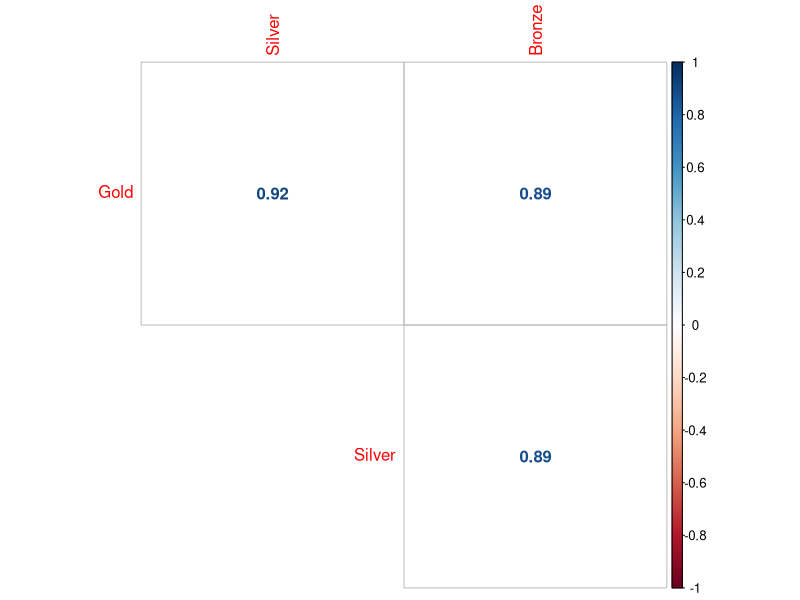
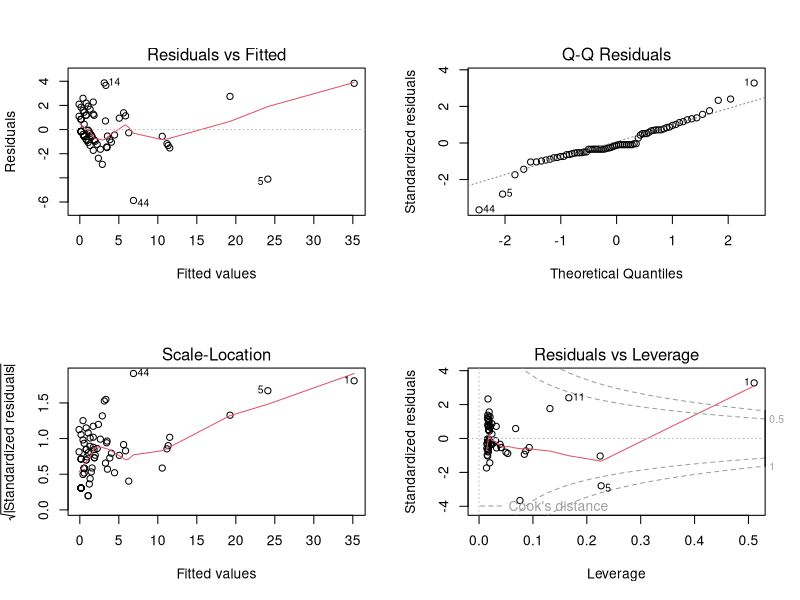
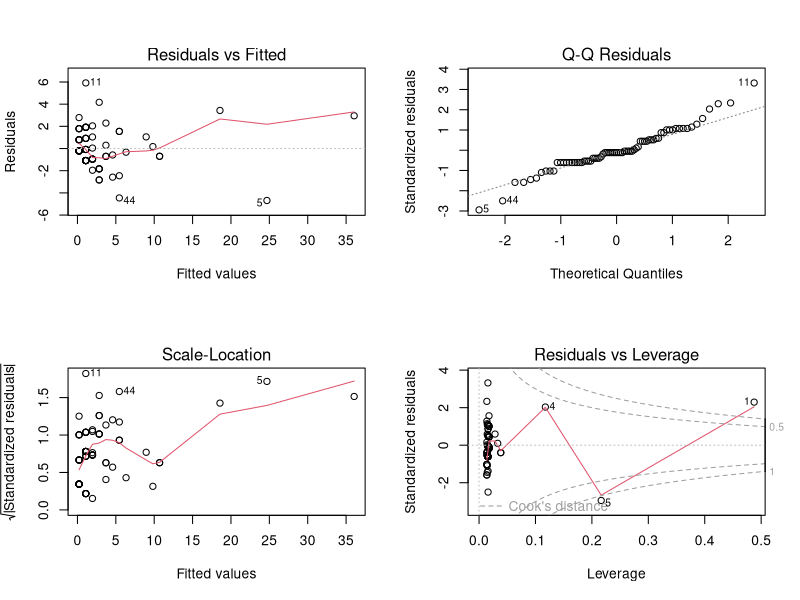
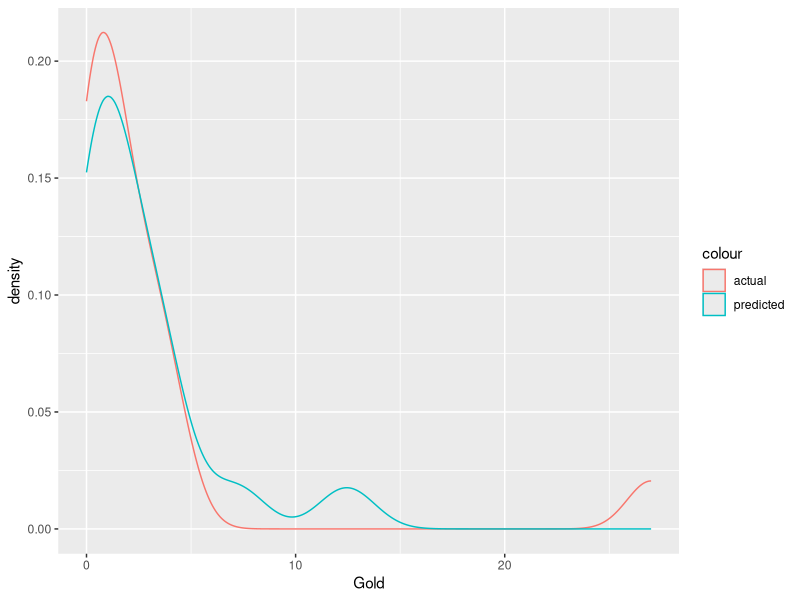
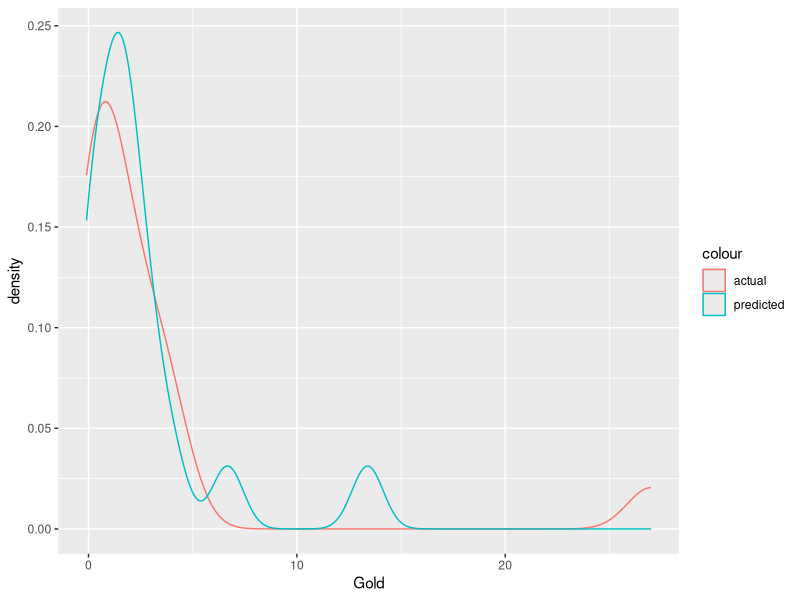

The R script that drew these images, in order:


data <- read.csv("medals.csv", stringsAsFactors = F)

str(data)

# proveravamo koje nedostajuce vrednosti ima
sum(is.na(data$Team.NOC))
sum(data$Team.NOC == "", na.rm = T)
sum(data$Team.NOC == "-", na.rm = T)
sum(data$Team.NOC == " ", na.rm = T)

# pravimo podskup
data <- subset(data, data$Team.NOC != "-")

str(data)
length(unique(data$Team.NOC))
# naziv drzave nam nije potreban za linearnu regresiju, a Silver cemo pretvoriti
# u numericku varijablu, ali prvo da pogledamo koje su nedostajuce vrednosti

data$Team.NOC <- NULL

apply(data, MARGIN = 2, FUN = function(x) sum(is.na(x)))
apply(data, MARGIN = 2, FUN = function(x) sum(x == "", na.rm = T))
apply(data, MARGIN = 2, FUN = function(x) sum(x == "-", na.rm = T))
apply(data, MARGIN = 2, FUN = function(x) sum(x == " ", na.rm = T))

# Gold je izlazna varijabla i ima dve nedostajuce vrednosti
# posto je izlazna, te dve observacije moramo da uklonimo iz dataseta
# Silver ima jedan "-", pa cemo to zameniti adekvatnijom vrednoscu

data <- data[complete.cases(data[,1]),]
# izbacili smo dve nedostajuce vrednosti iz Gold

# sredjujemo silver, gledamo da li ima normalnu raspodelu ili nema
# pa u odnosu nedostajucu vrednost menjamo srednjom vrednoscu ili medijanom
# ali prvo moramo sve te "-" da pretvorimo u NA vrednosti da bismo
# varijablu pretvorili u numeric jer je trenutno character

data$Silver[data$Silver == "-"] <- NA
data$Silver <- as.numeric(data$Silver)

shapiro.test(data$Silver)
# nema normalnu raspodelu, menjamo medijanom

medianSilver <- median(data$Silver, na.rm = T)

data$Silver[is.na(data$Silver)] <- medianSilver

# zavrsili smo sredjivanje podataka, sada pravimo korelacionu matricu

matrica <- cor(data)

library(corrplot)
corrplot(matrica, method = "number", type = "upper", diag = F)
# vidimo da su sve 3 varijable visoko korelisane
# napravicemo model sa sve 3, pa cemo videti kakve rezultate nam daje

library(caret)
set.seed(1010)
indexes <- createDataPartition(data$Gold, p = 0.8, list = FALSE)
train.data <- data[indexes, ]
test.data <- data[-indexes, ]

lm1 <- lm(Gold ~ ., data = train.data)
summary(lm1)

# za svako povecanje Silver povecava nam se Gold za 0.657 zlatnih medalja
# za svako povecanje Bronze povecava nam se Gold za 0.253 zlatnih medalja
# izgled linearne krive y = -0.09714 + 0.0657x + 0.253y
# max zvezdica je 3, sto veci broj zvezdica, to je znacajnija predikcija
# ovde vidimo da su nam obe varijable znacajne
# intercept znaci kolika bi vrednost bila da su svi prediktori 0 (nije uvek realno)
# residual predstavlja razliku izmedju stvarnih i predvidjenih vrednosti
# i ovde iznosi 1.671
# r-squared znaci da nas model objasnjava 92.2% varijabilieteta zavisne promenljive Gold
# f-statistika je 413.8, a p-value < 0.05, dakle postoji zavisnost izmedju 
# zavisne promenljive i prediktora i ima smisla razmatrati ovaj nas model

# pravimo 4 plota
graphics.off()
par(mfrow = c(1,1))
par(mfrow = c(2,2))
plot(lm1)

# Prva slika govori koliko je prepostavka o linearnosti zadovoljenja, 
# predikcija se moze smatrati merodavnom jer je crvena linija blizu 
# toga da bude ravna, odnosno tackice su blizu toga da budu jednako rasporedjene
# Residuals su reziduali (razlika izmedju stvarnih i predvidjenih vrednosti)
# a fitted values predvidjene vrednosti 
# ovde se tezi da reziduali budu 0, tako da sto je crvena linija
# bliza 0, to je nas model bolji
# u nasem slucaju pretpostavka linearnosti nije zadovoljavajuca

# druga slika govori o tome da li su reziduali normalno rasporedjeni
# U ovom slucaju mozemo reci da jesu, jer prate isprekidanu liniju

# treca slika proverava da li rezidulali imaju jednake 
# varijanse (homoskedasticnost), ukoliko imamo horizontalnu liniju
# bilo gde na plotu, znaci da imaju
# kod nas nije horizontalna, tako da se razlikuju

# cetvrta da li ima observacija sa veoma velikim/malim vrednostima 
# tj. ekstemnim vrednostima, Kukova distanca nam je preko isprekidanih crvenih linija
# ako je neka observacija preko te linije, znaci da imamo ekstremne vrednosti
# ovde imamo observacije koje su problematicne, odnosno van Kukove distance

# mozemo da poboljsamo model tako sto proverimo multikolinearnost

library(car)
sqrt(vif(lm1))
# moracemo jednu varijablu da izbacimo, obe daju rezultat preko 2,
# a posto su iste vrednosti, napravicemo jedan model sa Silver
# a drugi sa Bronze i uporediti rezultate

lm2 <- lm(Gold ~ Bronze, data = train.data)
summary(lm2)

lm3 <- lm(Gold ~ Silver, data = train.data)
summary(lm3)

# vidimo da nam model sa Silver daje bolje rezulate i da je znacajnija
# manji je residual standard error u odnosu na modelom sa bronze
# odnosno na lm2 je 2.5, a na lm3 je 1.797
# takodje model opisuje veci procenat varijabiliteta zavisne promenljive Gold
# 82.3% je sa Bronze kao prediktorom, a 90.86% sa Silver
# malo je veci i Std. error
# tako da je model lm3 u svakom aspektu od lm2

graphics.off()
par(mfrow = c(1,1))
par(mfrow = c(2,2))
plot(lm3)

# plotovi nam se nisu nesto poboljsali

# prva slika, odnosno pretpostavka o linearnosti jos uvek nije zadovoljena
# druga slika, sad nam residuali nismo normalno rasporedjeni
# treca slika, residuali jos uvek nemaju jednake varijanse
# cetvrta slika, jos uvek imamo ekstremne vrednosti koje su problematicne


lm3.pred <- predict(lm3, newdata = test.data)
head(lm3.pred)
head(test.data$Gold)

# mozete da da koristite ovaj ggplot, ali nije neophodno
test.data$Gold_pred <- lm3.pred

library(ggplot2)
ggplot(test.data) +
  geom_density(aes(x = Gold, color = 'actual')) +
  geom_density(aes(x = Gold_pred, color = 'predicted'))



# NISU REKLI U ZADATKU ZA RSS I TSS, ALI SAM JA IPAK URADIO

RSS <- sum((lm3.pred - test.data$Gold)^2)

# razlika izmedju vrednosti u testu i srednje vrednosti u trainu,
# nju sumiramo i kvadriramo da bismo dobili TSS
TSS <- sum((mean(train.data$Gold) - test.data$Gold)^2)

# ovo je formula za RSQUARED
rsquared <- 1 - RSS / TSS
rsquared
# ukupan objasnjeni varijabilitet je 58.68%


summary(lm3)
# uporedjujemo sa rsquared nad trainom i nad testom i vidimo 
# da je veca na trainu
# ukupan objasnjeni varijabilitet je 58.68%, a na trainu je 90.86%

# RMSE = Root Mean Squared Error, koliku gresku pravimo s predikcijama
# RSS / broj observacija u test setu
RMSE <- sqrt(RSS/nrow(test.data))
RMSE

# pravimo gresku 3.9626 zlatnih medalja za izlaznu varijablu Gold

# OVO NEMA U CHEATSHEETU !
mean(test.data$Gold) # mean, srednja vrednost nam je 2.941 poena
RMSE/mean(test.data$Gold)
# greska iznosi 134.72% od srednje vrednosti poena


# sad cemo isto da proverimo za lm1 i videti koji nam je model bolji

lm1.pred <- predict(lm1, newdata = test.data)
head(lm1.pred)
head(test.data$Gold)

# mozete da da koristite ovaj ggplot, ali nije neophodno
test.data$Gold_pred <- lm1.pred

library(ggplot2)
ggplot(test.data) +
  geom_density(aes(x = Gold, color = 'actual')) +
  geom_density(aes(x = Gold_pred, color = 'predicted'))



# NISU REKLI U ZADATKU ZA RSS I TSS, ALI SAM JA IPAK URADIO

RSS <- sum((lm1.pred - test.data$Gold)^2)

# razlika izmedju vrednosti u testu i srednje vrednosti u trainu,
# nju sumiramo i kvadriramo da bismo dobili TSS
TSS <- sum((mean(train.data$Gold) - test.data$Gold)^2)

# ovo je formula za RSQUARED
rsquared <- 1 - RSS / TSS
rsquared
# ukupan objasnjeni varijabilitet je 64.09%


summary(lm1)
# uporedjujemo sa rsquared nad trainom i nad testom i vidimo 
# da je veca na trainu
# ukupan objasnjeni varijabilitet je 64.09%, a na trainu je 92.2%

# RMSE = Root Mean Squared Error, koliku gresku pravimo s predikcijama
# RSS / broj observacija u test setu
RMSE <- sqrt(RSS/nrow(test.data))
RMSE

# pravimo gresku 3.694 zlatnih medalja za izlaznu varijablu Gold

# OVO NEMA U CHEATSHEETU !
mean(test.data$Gold) # mean, srednja vrednost nam je 2.941 poena
RMSE/mean(test.data$Gold)
# greska iznosi 125.6% od srednje vrednosti poena

# model lm1 kada iskoristimo sve izlazne varijable nam je bolji 
# od lm3 kada izbacimo Bronze i iskoristimo samo Silver



